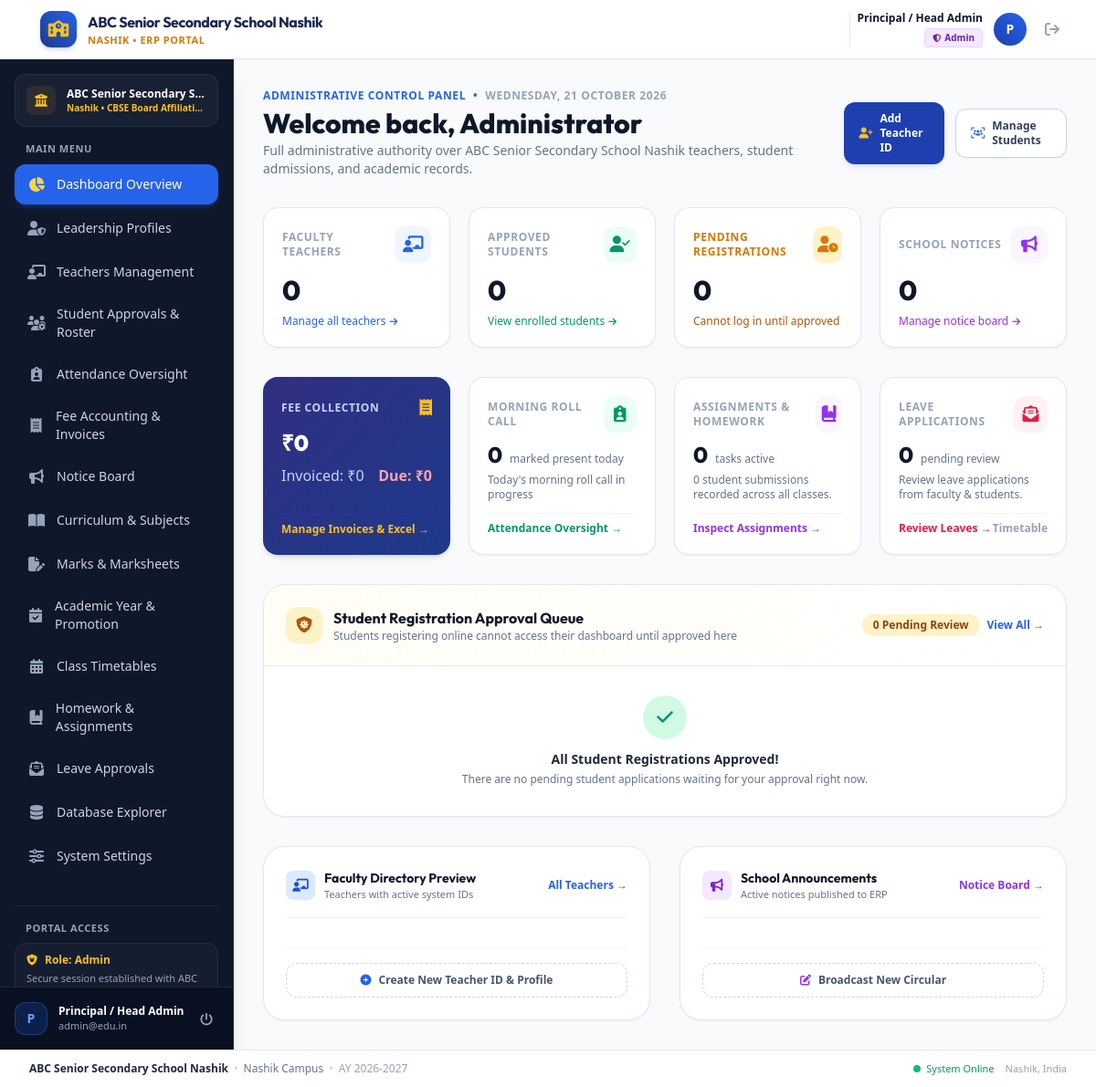
/admin/index.php (signed in), run on an earlier commit of the app's database.
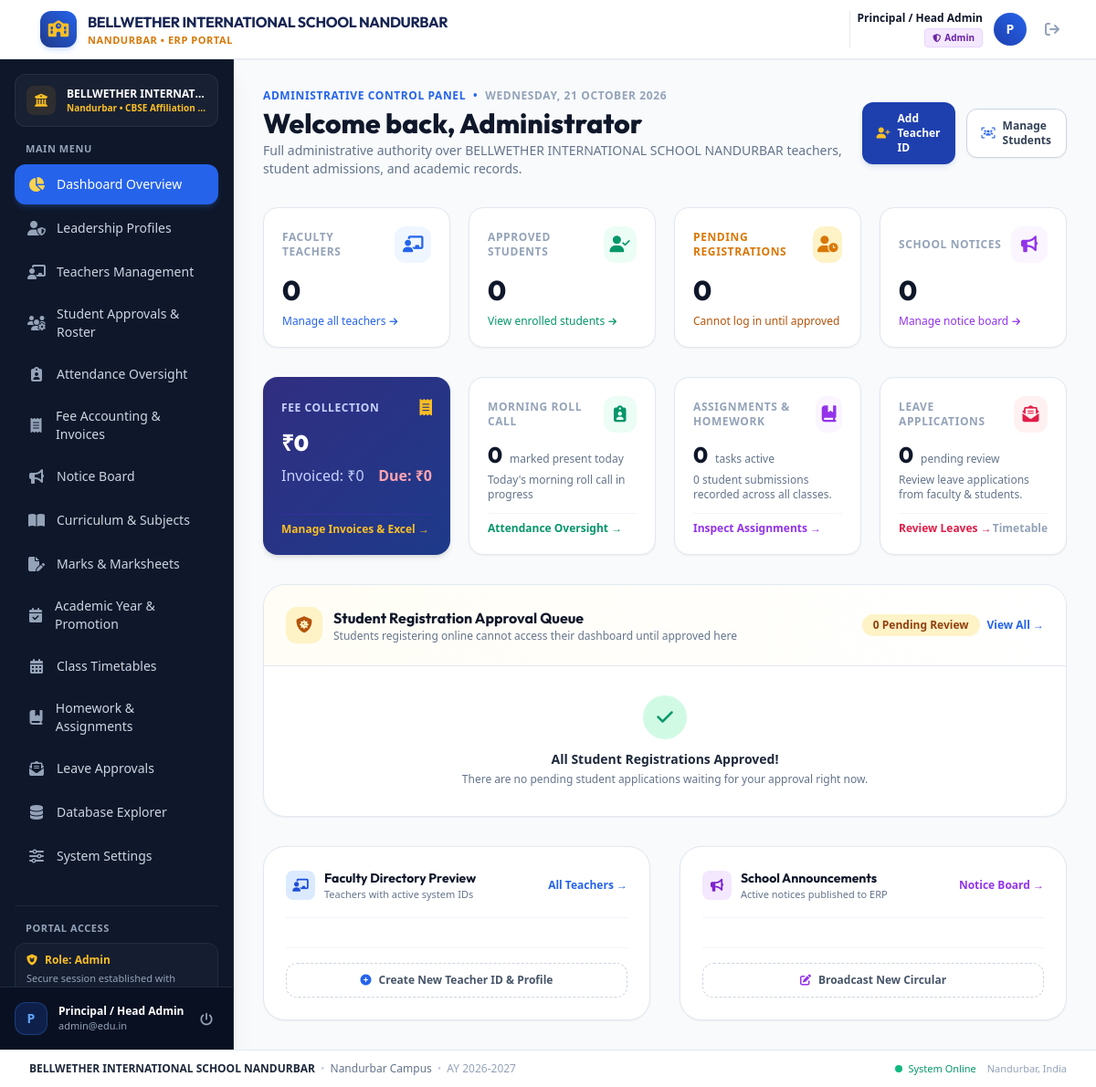
And on a later commit of the database.
### tables this page shows
CREATE TABLE settings (
            key TEXT PRIMARY KEY,
            value TEXT
        );

### config/db.php (called while the page is built, shortened)
<?php
function get_setting($pdo, $key, $default = '') {
    try {
        $stmt = $pdo->prepare("SELECT value FROM settings WHERE key = ?");
        $stmt->execute([$key]);
        $val = $stmt->fetchColumn();
        return ($val !== false && $val !== null) ? $val : $default;
    } catch (Exception $e) {
        return $default;
    }
}
?>

### admin/index.php (the view, shortened to what the changed rows need)
<?php
require_once __DIR__ . '/../includes/auth.php';
?>
<?php
require_once __DIR__ . '/../includes/header.php';
require_once __DIR__ . '/../includes/sidebar.php';
?>
<main class="flex-1 overflow-y-auto bg-slate-50 p-4 sm:p-6 lg:p-8">
    <div class="flex flex-col sm:flex-row sm:items-center justify-between gap-4 mb-8">
        <div>
            <div class="flex items-center space-x-2 text-xs font-bold text-blue-600 uppercase tracking-wider mb-1">
                <span>Administrative Control Panel</span>
                <span>&bull;</span>
                <span class="text-slate-400"><?= date('l, d F Y') ?></span>
            </div>
            <h1 class="text-2xl sm:text-3xl font-extrabold text-slate-900 font-['Outfit']">
                Welcome back, Administrator
            </h1>
            <p class="text-xs sm:text-sm text-slate-500 mt-0.5">
                Full administrative authority over <?= htmlspecialchars($school_name) ?> teachers, student admissions, and academic records.
            </p>
        </div>
    </div>
    <section class="mb-8">
        <div class="bg-white rounded-3xl border border-slate-200 shadow-sm overflow-hidden">
            <div class="p-5 sm:p-6 border-b border-slate-200 flex flex-col sm:flex-row sm:items-center justify-between gap-3 bg-gradient-to-r from-amber-50/50 to-white">
                <div class="flex items-center space-x-3">
                    <div>
                        <h2 class="text-base font-bold text-slate-900 font-['Outfit']">Student Registration Approval Queue</h2>
                    </div>
                </div>
            </div>
        </div>
    </section>
</main>
<?php require_once __DIR__ . '/../includes/footer.php'; ?>

### includes/header.php (shortened to what the changed rows need)
<?php
require_once __DIR__ . '/auth.php';
$school_name = get_setting($pdo, 'school_name', 'BELLWETHER INTERNATIONAL SCHOOL NANDURBAR');
$school_city = get_setting($pdo, 'school_city', 'Nandurbar');
?>
<!DOCTYPE html>
<html lang="en" class="h-full bg-slate-50">
<head>
    <script src="https://cdn.tailwindcss.com"></script>
    <link rel="stylesheet" href="https://cdnjs.cloudflare.com/ajax/libs/font-awesome/6.5.1/css/all.min.css">
    <link rel="stylesheet" href="/assets/css/custom.css">
</head>
<body class="h-full flex flex-col font-sans text-slate-800 antialiased bg-slate-50">
    <header class="bg-white border-b border-slate-200 sticky top-0 z-30 shadow-sm no-print">
        <div class="px-4 sm:px-6 lg:px-8">
            <div class="flex items-center justify-between h-16">
                <div class="flex items-center space-x-3">
                    <a href="/" class="flex items-center space-x-2 sm:space-x-3 group min-w-0">
                        <div class="min-w-0">
                            <span class="text-xs sm:text-sm md:text-base font-bold tracking-tight text-navy-950 font-['Outfit'] block leading-tight truncate max-w-[130px] xs:max-w-[180px] sm:max-w-xs md:max-w-md lg:max-w-xl" title="<?= htmlspecialchars($school_name) ?>"><?= htmlspecialchars($school_name) ?></span>
                            <span class="text-[9px] sm:text-[11px] font-semibold tracking-wider text-amber-600 uppercase block truncate"><?= htmlspecialchars($school_city) ?> • ERP Portal</span>
                        </div>
                    </a>
                </div>
            </div>
        </div>
    </header>
    <div class="flex-1 flex overflow-hidden">

### includes/sidebar.php (shortened to what the changed rows need)
<?php
$user = current_user();
$role = $user['role'] ?? 'student';
$school_name = isset($pdo) ? get_setting($pdo, 'school_name', 'BELLWETHER INTERNATIONAL SCHOOL NANDURBAR') : 'BELLWETHER INTERNATIONAL SCHOOL NANDURBAR';
$school_city = isset($pdo) ? get_setting($pdo, 'school_city', 'Nandurbar') : 'Nandurbar';
$school_affiliation = isset($pdo) ? get_setting($pdo, 'school_affiliation', 'CBSE #113042') : 'CBSE';
?>
<aside id="sidebar" class="fixed inset-y-0 left-0 z-40 w-64 bg-slate-900 text-slate-300 transform -translate-x-full lg:translate-x-0 lg:static lg:inset-auto transition-transform duration-200 ease-in-out flex flex-col justify-between shrink-0 shadow-xl border-r border-slate-800 no-print">
    <div class="p-4 flex-1 flex flex-col overflow-y-auto">
        <div class="px-3 py-3 mb-4 rounded-xl bg-slate-800/60 border border-slate-700/50 flex items-center space-x-3 min-w-0">
            <div class="min-w-0 flex-1">
                <p class="text-xs font-bold text-white truncate" title="<?= htmlspecialchars($school_name) ?>"><?= htmlspecialchars($school_name) ?></p>
                <p class="text-[10px] text-amber-400 font-semibold truncate"><?= htmlspecialchars($school_city) ?> • <?= htmlspecialchars($school_affiliation) ?></p>
            </div>
        </div>
        <div class="mt-8 pt-4 border-t border-slate-800">
            <div class="px-3 py-2.5 rounded-xl bg-slate-800/40 border border-slate-700/40 text-xs text-slate-300">
                <div class="flex items-center space-x-2 text-amber-400 font-semibold mb-1">
                    <i class="fa-solid fa-shield-cat"></i>
                    <span>Role: <?= ucfirst($role) ?></span>
                </div>
                <p class="text-[11px] text-slate-400">Secure session established with <?= htmlspecialchars($school_name) ?> secure gateway.</p>
            </div>
        </div>
    </div>
</aside>

### includes/footer.php (shortened to what the changed rows need)
<?php
$footer_school_name = isset($pdo) ? get_setting($pdo, 'school_name', 'BELLWETHER INTERNATIONAL SCHOOL NANDURBAR') : 'BELLWETHER INTERNATIONAL SCHOOL NANDURBAR';
$footer_school_city = isset($pdo) ? get_setting($pdo, 'school_city', 'Nandurbar') : 'Nandurbar';
?>
    </div>
    <footer class="bg-white border-t border-slate-200 py-3 px-4 sm:px-6 lg:px-8 text-xs text-slate-500 flex flex-col sm:flex-row items-center justify-between gap-2 no-print">
        <div class="flex flex-wrap items-center justify-center sm:justify-start gap-1.5 text-center sm:text-left min-w-0">
            <span class="font-bold text-slate-800 break-words"><?= htmlspecialchars($footer_school_name) ?></span>
            <span class="text-slate-300 hidden sm:inline">&bull;</span>
            <span class="text-slate-500"><?= htmlspecialchars($footer_school_city) ?> Campus</span>
            <span class="text-slate-300 hidden sm:inline">&bull;</span>
            <span class="text-slate-400">AY 2026-2027</span>
        </div>
        <div class="flex items-center space-x-3 shrink-0">
            <span class="inline-flex items-center text-emerald-600 font-medium text-[11px]">
                <span class="w-2 h-2 rounded-full bg-emerald-500 mr-1.5 animate-pulse"></span> System Online
            </span>
            <span class="text-slate-400 text-[11px]"><?= htmlspecialchars($footer_school_city) ?>, India</span>
        </div>
    </footer>
</body>
</html>

What changed in the data, as far as the page shows it:
changed settings: value "ABC Senior Secondary School Nashik" → "BELLWETHER INTERNATIONAL SCHOOL NANDURBAR"; value "ABC Senior Secondary S…" → "BELLWETHER INTERNAT…"; value "ABC…" → (not shown)
changed settings: value "NASHIK" → "NANDURBAR"; value "Nashik" → "Nandurbar"
changed settings: value "CBSE Board Affiliati…" → "CBSE Affiliation…"
